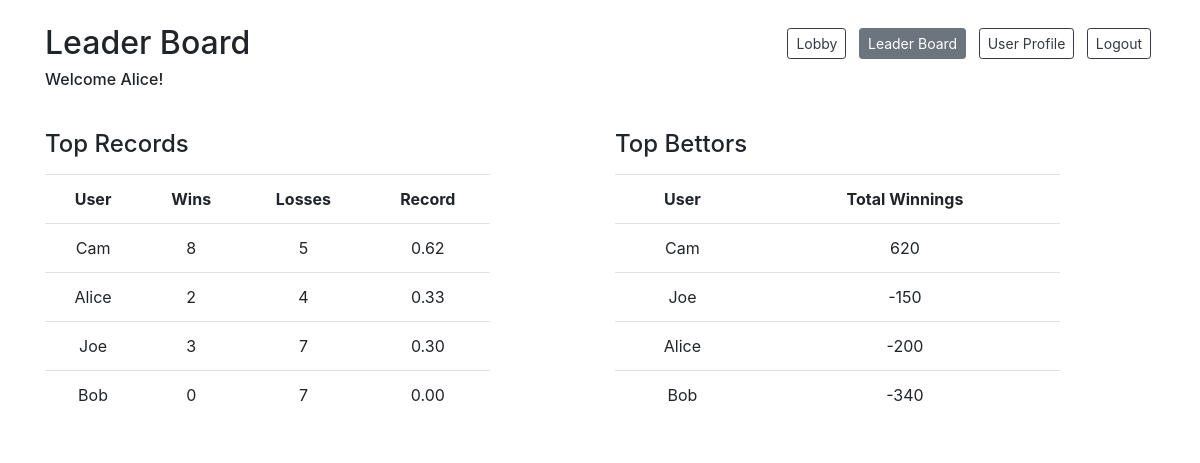
/leaderboard (signed in), run on the app's committed database.
### models.py (models this page shows)
class User(db.Model):
    __tablename__ = "users"
    id = db.Column(db.Integer, primary_key=True)
    user_name = db.Column(db.String(255))
    email = db.Column(db.String(255))
    password = db.Column(db.String(255))
    balance = db.Column(db.Integer)
    photo = db.Column(db.BLOB)
    current_game_id = db.Column(db.Integer, db.ForeignKey("games.id"), nullable=True)  # is null if not currently in a game
    current_game = db.relationship("Game", foreign_keys=[current_game_id], backref="game_users")
    created_at = db.Column(db.DateTime, server_default=func.now())
    updated_at = db.Column(db.DateTime, server_default=func.now(), onupdate=func.now())

### controller.py (the view)
def leaderboard():
    if 'user_id' in session:
        user = getUser(session['user_id'])
    records = getTopWinLossRecords(10)
    bettors = getTopBettors(10)
    return render_template('leaderboard.html', user = user, records = records, bettors = bettors, starting_balance=starting_balance)

### utilities.py (called while the page is built)
def getUser(user_id):
    user = User.query.get(user_id)
    return user

def getTopWinLossRecords(num_of_players):
    results = Player.query.join(User).with_entities( \
        User.user_name.label('user_name'), \
        func.count(Player.result).filter(Player.result==2).label('wins'), \
        func.count(Player.result).filter(Player.result==3).label('losses') \
        ).filter(or_(Player.result==2,Player.result==3)).group_by(User.user_name) \
        .order_by((1.0*func.count(Player.result).filter(Player.result==2)/ \
        (func.count(Player.result).filter(Player.result==3)+
         func.count(Player.result).filter(Player.result==2))).desc()
        ).limit(10).all()
    records = []
    for result in results:
        entry = {}
        entry['user_name'] = result.user_name
        entry['wins'] = result.wins
        entry['losses'] = result.losses
        records.append(entry)
    return records

def getTopBettors(num_of_players):
    topBettors = User.query.order_by(User.balance.desc()).limit(10)
    return topBettors

### templates/leaderboard.html (shortened to what this page needs)
<!DOCTYPE html>
<html lang="en">
<head>
    <link href="https://stackpath.bootstrapcdn.com/bootstrap/4.4.1/css/bootstrap.min.css" rel="stylesheet">
    <script src="https://cdnjs.cloudflare.com/ajax/libs/socket.io/1.7.3/socket.io.min.js"></script></head>
</head>
<body>
    <div class="container bg-white">
        <div class="row justify-content-between mt-4 mb-2">
            <div class="col-auto">
                <h2>Leader Board</h2>
                {% if user %}
                <h6>Welcome {{user.user_name}}!</h6>
                {% endif %}
            </div>
            <div class="col-auto">
                <a href="/lobby" class="col-auto btn btn-outline-dark btn-sm mx-1 mt-1 mb-3">Lobby</a>
                <a href="#" class="inactive col-auto btn btn-secondary btn-sm mx-1 mt-1 mb-3">Leader Board</a>
                <a href="/user-profile" class="col-auto btn btn-outline-dark btn-sm mx-1 mt-1 mb-3">User Profile</a>
                <a href="/logout-action" class="col-auto btn btn-outline-dark btn-sm mx-1 mt-1 mb-3">Logout</a>
            </div>
        </div>
        <div class="row pt-4">
            <div class="col-5">
                <h4 class="pb-2">Top Records</h4>
                {% if records %}
                    <table class="table table-fixed text-center table-hover">
                        <tr scope="row">
                            <th>User</th>
                            <th>Wins</th>
                            <th>Losses</th>
                            <th>Record</th>
                        </tr>
                    {% for record in records %}
                        <tr scope="row">
                            <td>{{record.user_name}}</td>
                            <td>{{record.wins}}</td>
                            <td>{{record.losses}}</td>
                            <td>{%if record.wins or record.losses %}{{'%0.2f'| format(record.wins/(record.wins+record.losses))}}{%endif%}</td>
                        </tr>
                    {% endfor %}
                    </table>
                {% else %}
                    <h6>No games</h6>
                {% endif %}
            </div>
            <div class="col-1"></div>
            <div class="col-5">
                <h4 class="pb-2">Top Bettors</h4>
                {% if bettors %}
                    <table class="table table-fixed text-center table-hover">
                        <tr scope="row">
                            <th>User</th>
                            <th>Total Winnings</th>
                        </tr>
                    {% for bettor in bettors %}
                        <tr scope="row">
                            <td>{{bettor.user_name}}</td>
                            <td>{{bettor.balance - starting_balance}}</td>
                        </tr>
                    {% endfor %}
                    </table>
                {% else %}
                    <h6>No bettors</h6>
                {% endif %}
            </div>
        </div>
    </div>
</body>
</html>

### data on the page
User: user_name "Alice", wins "2", losses "4", wins "0.33", bettor.balance-starting_balance "-200"
User: user_name "Cam", bettor.balance-starting_balance "620"
User: user_name "Joe", bettor.balance-starting_balance "-150"
User: user_name "Bob", bettor.balance-starting_balance "-340"

### other printed values
{{ record.user_name }} "Cam" "Joe" "Bob"
{{ record.wins }} "8" "3" "0"
{{ record.losses }} "5" "7" "7"
{{ '%0.2f'| format(record.wins/(record.wins+record.losses)) }} "0.62" "0.30" "0.00"
